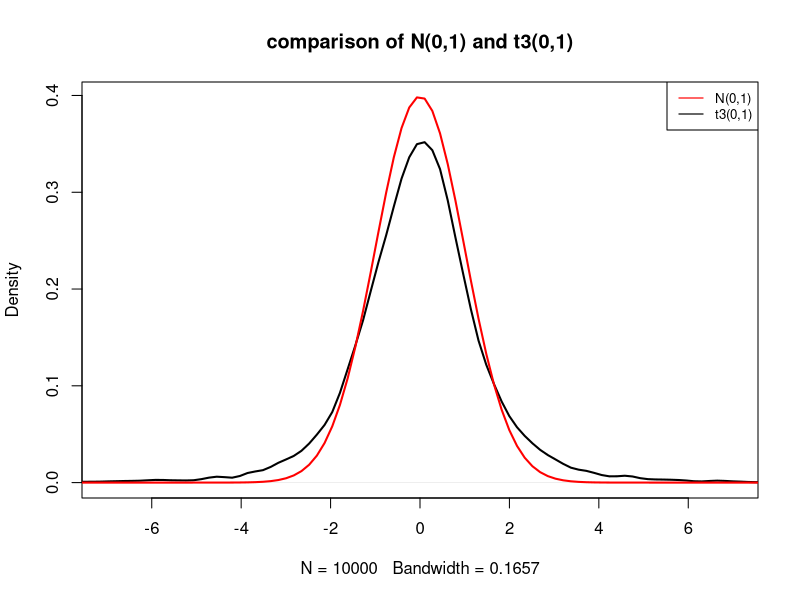
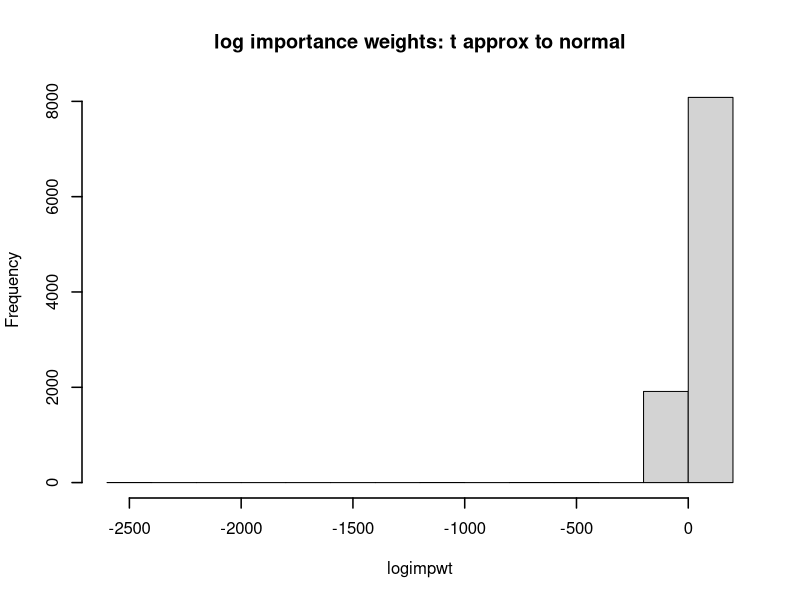
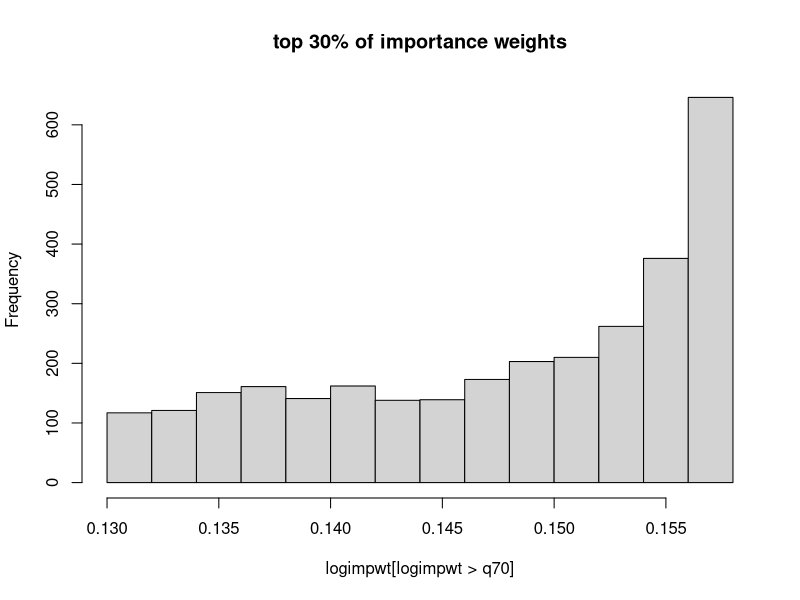
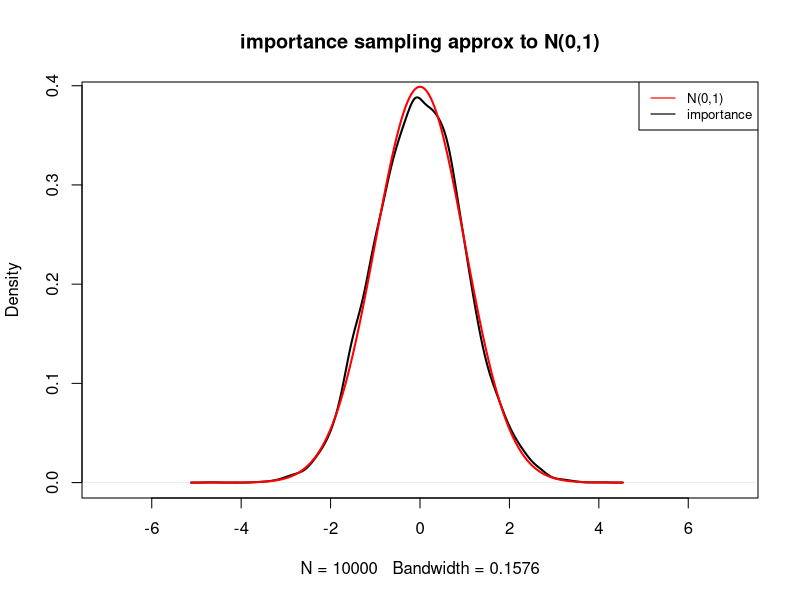
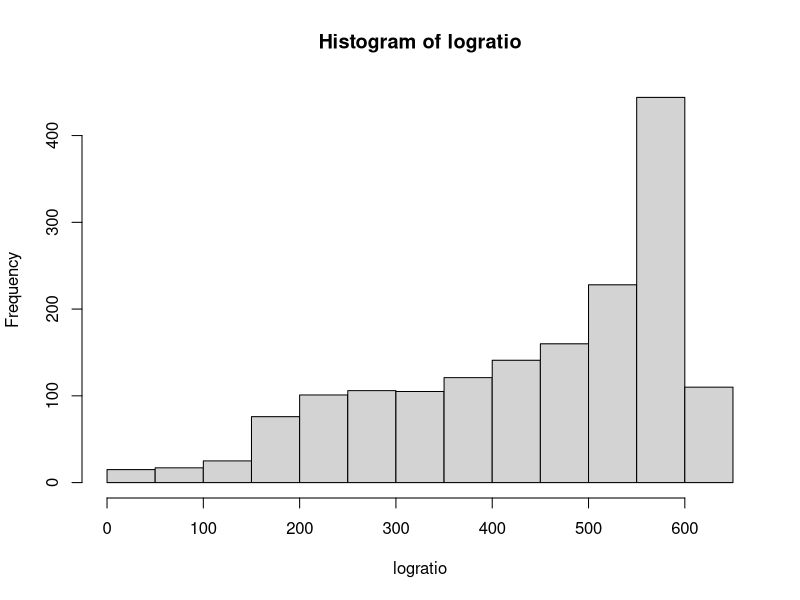
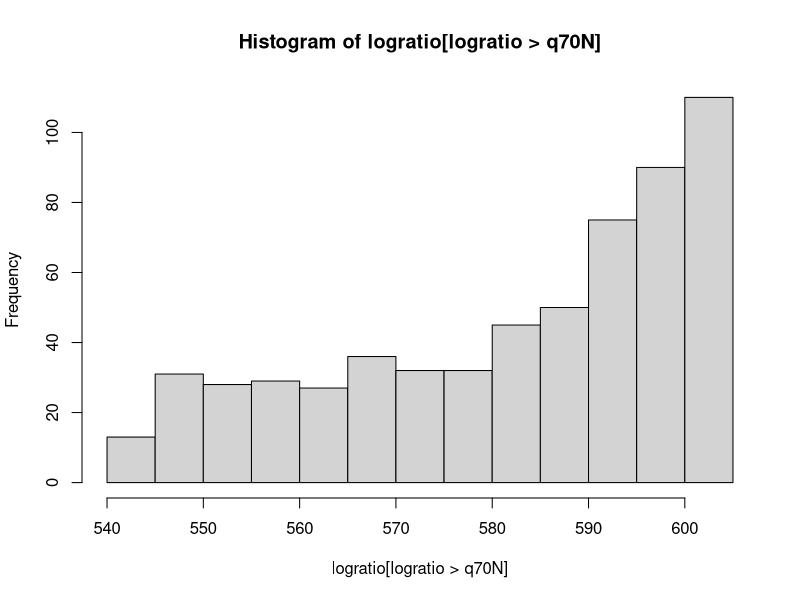
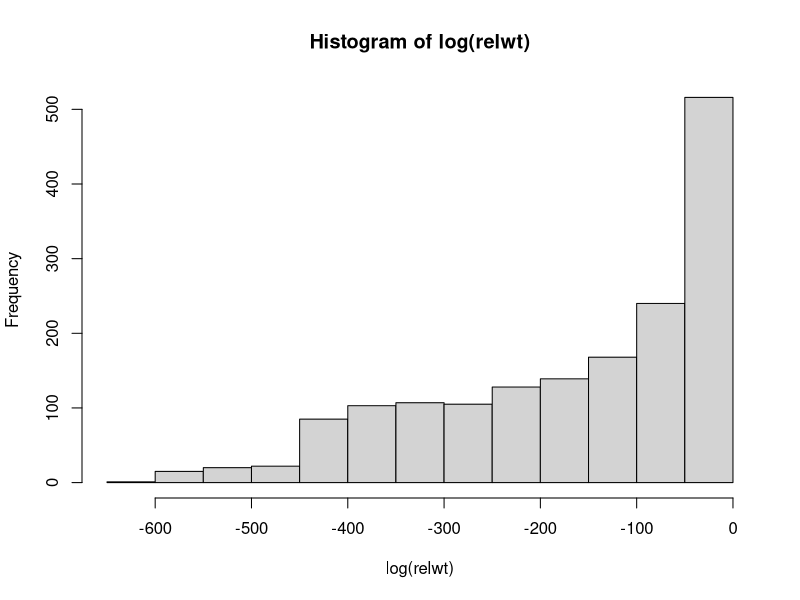
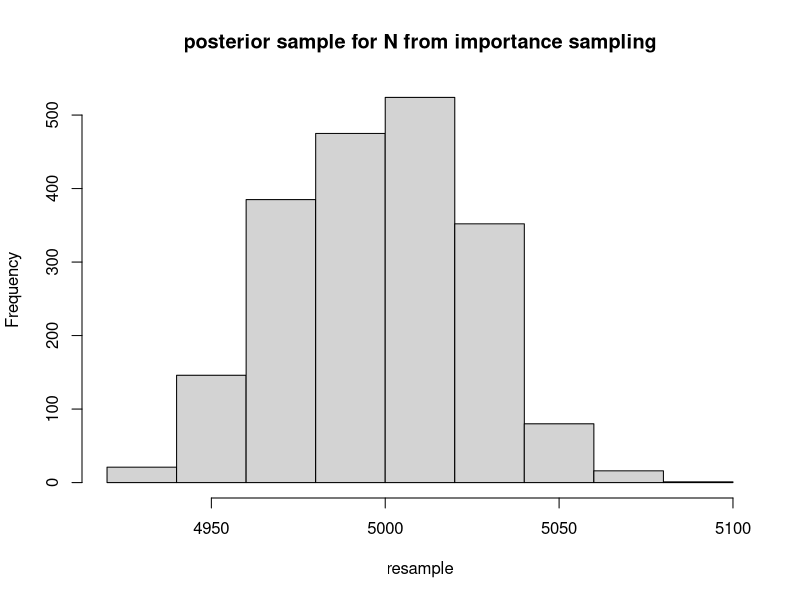

Generate these figures, in order, with R:
## ---- chunk 1
knitr::opts_chunk$set(echo = TRUE)
## ---- chunk 2
t <- rt(10000,df=3)
summary(t)
## ---- chunk 3
tdensity <- density(t)
ndensity <- dnorm(tdensity$x)
plot(density(t),col="black",main="comparison of N(0,1) and t3(0,1)",ylim=c(0,max(ndensity)),xlim=c(-7,7),lwd=2.0)
lines(tdensity$x,ndensity,col="red",lwd=2.0)
legend("topright",legend=c("N(0,1)","t3(0,1)"),lwd=c(1.2,1.2),col=c("red","black"),cex=0.8)
## ---- chunk 4
##get log-importance ratios
logimpwt <-  dnorm(t,mean=0,sd=1,log=TRUE) - dt(t,df=3,log=TRUE)
##and plot a histogram
hist(logimpwt,main="log importance weights: t approx to normal",lwd=1.5,plot=TRUE)
##plot largest 30% of weights
q70 <- quantile(logimpwt,probs=0.7)
hist(logimpwt[logimpwt > q70],main="top 30% of importance weights")
## ---- chunk 5
##compute importance sampling weights 
summary(logimpwt)
summary(exp(logimpwt))
impwt <- exp((logimpwt - mean(logimpwt)))
summary(impwt)
relwt <- impwt / sum(impwt) ##normalised importance weight

sum(relwt)

Neff <- 1/sum(relwt^2)
Neff 
## ---- chunk 6

###posterior mean
posmean <- sum(relwt*t)  ##since sum(relwt) =1
posmean  ###close to zero)
##variance 
posvar <- sum(relwt*(t-posmean)^2)
possd <- sqrt(posvar)
possd  #close to true value of 1

MCerror <- possd / sqrt(Neff)
MCerror

##get approximation to probability > 1.96

gt1p96 <- (t > 1.96)  #just  sets up indicator  for  > 1.96

pr1p96 <- sum(relwt*gt1p96)/sum(relwt)  #sum(relwt)=1
pr1p96

##and compare with unweighted version
mean(gt1p96)

##get approximation to probability > 1.645

gt1p645 <- (t > 1.645)

pr1p645 <- sum(relwt*gt1p645)
pr1p645

##Compare with  unweighted, i.e.  the sample from  t3
mean(gt1p645)
## ---- chunk 7
##resample easier to get density plots, and quantiles

newt <- sample(t,size=length(t),replace=TRUE,prob=relwt)
mean(newt)
sd(newt)
##get density and obtain normal density values for  comparison
newdensityt <- density(newt,adjust=1.1)

newnorm <- dnorm(newdensityt$x)


plot(newdensityt,main="importance sampling approx to N(0,1)",lwd=2,xlim=c(-7,7))
lines(newdensityt$x,newnorm,lwd=2,col="red")
legend("topright",legend=c("N(0,1)","importance"),lwd=c(1.2,1.2),col=c("red","black"),cex=0.8)

## ---- chunk 8
lower_prior <- 4000
upper_prior <- 6000
## ---- chunk 9
theta <- 0.87 #assumed capture probability
## ---- chunk 10
X <- 4350    #observed number of captures
## ---- chunk 11
##log pmf for N - log-likelihood
#N is the unknown population size
# n is the observed count
# p0 =  (1-\theta) is the probability of not being captured in the data 
logpN <- function(N,n,p0) {
     logdens <- lchoose(N,n) +  (N-n)*log(p0)
  return(logdens)
}
## ---- chunk 12
logpN(N=5000,n=X,p0=(1-theta))
logpN(N=4000,n=X,p0=(1-theta))
## ---- chunk 13
npos <- 2000 ##desired posterior sample size
## ---- chunk 14
testseq <- seq(from=lower_prior,to=upper_prior,by=1)
Napprox <- sample(testseq,size=npos,replace=TRUE) #equivalent 
                                                  #to sampling from 
                                                  #the uniform prior
summary(Napprox)
## ---- chunk 15
logratio <- logpN(N=Napprox,n=X,p0=(1-theta))
summary(logratio)
## ---- chunk 16
hist(logratio)
## ---- chunk 17
q70N <- quantile(logratio,prob=0.7)
hist(logratio[logratio > q70N])
## ---- chunk 18
Napprox_trim <- Napprox[Napprox >= X]
length(Napprox_trim)

logratio_trim <- logratio[Napprox >= X]
summary(logratio_trim)
mean_trim <- mean(logratio_trim)

relwt <- ( exp(logratio_trim - mean_trim) / 
             sum(exp(logratio_trim - mean_trim))
)
summary(relwt)  
hist(log(relwt))
head(relwt)
Neff <- 1/sum(relwt^2)
Neff 
## ---- chunk 19
Nmean_imp <- sum(Napprox_trim*relwt)  
#Note we have normalised the weights to sum  to one
Nmean_imp

#variance 
Nvar_imp <- sum(relwt*(Napprox_trim - Nmean_imp)^2)
Nsd_imp <- sqrt(Nvar_imp)
Nsd_imp
MCerror <- Nsd_imp / sqrt(Neff)
MCerror
## ---- chunk 20
resample <- sample(Napprox_trim,size=npos,prob=relwt,replace=TRUE)
summary(resample)
hist(resample,main="posterior sample for N from importance sampling")
## ---- chunk 21
summary(Napprox)  #prior
summary(resample) #importance sampling 
# get some other quantiles
quant_prior <- quantile(Napprox,probs=c(0.025,0.05,0.5,0.95,0.975))
quant_importance <- quantile(resample,probs=c(0.025,0.05,0.5,0.95,0.975))
## ---- chunk 22
range = seq(from=max(X,lower_prior),to=upper_prior,by=1) 
logprange <- logpN(range,n=4350,p0=1-theta) 
probs <- exp(logprange)/sum(exp(logprange)) ##Normalising the 
                                            ##likelihood: the sum                                             ##in n the
                                            ##denominator is the                                             ##normalising 
                                            ##constant
cdf <- cumsum(probs)

q025 <- sum(cdf <= 0.025)  ##Finding the position of the 2.5% percentile
q05 <- sum(cdf <= 0.05)
q50 <- sum(cdf <= 0.5)
q95 <- sum(cdf <= 0.95)
q975 <- sum(cdf <= 0.975)

##Find the corresponding  quantiles in range
true_quantiles <- range[(1+c(q025,q05,q50,q95,q975))]
true_quantiles
## ---- chunk 23
quant_prior
quant_importance
true_quantiles
